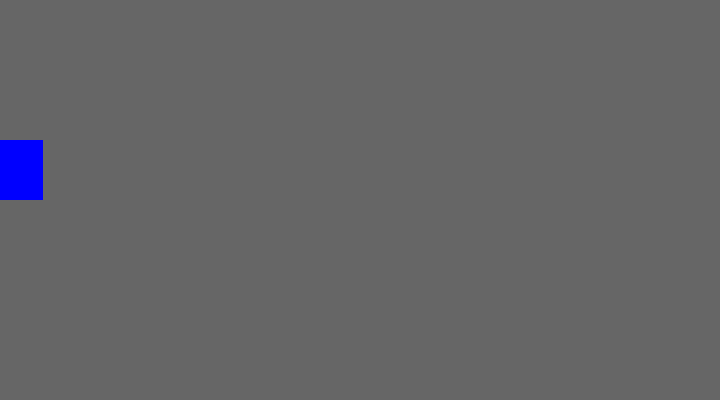
Frame 1 (no input)
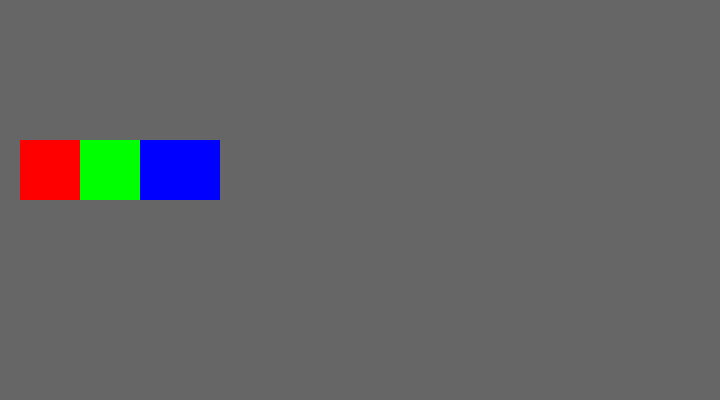
Frame 60 (no input)
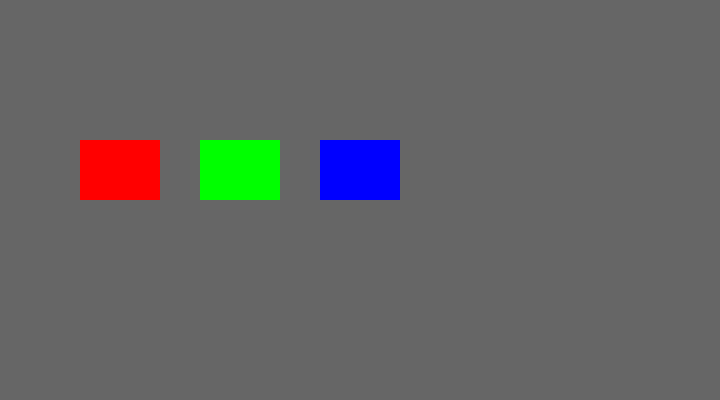
Frame 120 (the mouse pressed at the canvas centre since frame 60)

The p5.js sketch that drew these frames (run headless with seeded random() and noise() and a simulated clock; from frame 60 on, the mouse is pressed at the canvas centre):

// p5.js sketch
// ── sketch.js
let squares = []; // Array to hold square objects
let dim; // p5.Vector for dimension

function setup() {
  createCanvas(720, 400);
  noStroke();
  dim = createVector(80, 60); // Create a vector for dimension (width x height)
  // Initialize squares with different speeds, dimensions, and fill colors
  squares = [
    { x: 0, speed: 1, color: [255, 0, 0] }, // Red square
    { x: 0, speed: 2, color: [0, 255, 0] }, // Green square
    { x: 0, speed: 3, color: [0, 0, 255] }  // Blue square
  ];
}

function draw() {
  background(102);
  squares.forEach(square => {
    // Update the x position based on the speed
    square.x += square.speed;
    // Reset position if off canvas
    if (square.x > width + dim.x) {
      square.x = -dim.x;
    }
    // Draw the square
    drawSquare(square.x, height / 2 - dim.y / 2, dim, square.color);
  });
}

// Draws a square with the given parameters
function drawSquare(x, y, dim, fillColor) {
  push(); // Save the current drawing settings
  translate(x, y);
  fill(fillColor);
  rect(-dim.x / 2, -dim.y / 2, dim.x, dim.y);
  pop(); // Restore the previous drawing settings
}

// ── car.js
 class Car {
  constructor(x, y, width, height) {
    this.x = x;
    this.y = y;
    this.width = width;
    this.height = height;

    this.speed = 0;
    this.acceleration = 0.2;
    this.maxSpeed = 3;
    this.friction = 0.05;
    this.angle = 0;

    this.controls = new Controls();
  }

  update() {
    this.move();
  }

  move() {
    //console.groupCollapsed('pie data');
    //console.dir(data);
    //console.table(data);
    //console.groupEnd();

    //console.assert(data.length === 11, {pieCount: data.length, reason: 'Wrong number of pies'});

    if (this.controls.forward) {
      this.speed += this.acceleration;
    }
    if (this.controls.reverse) {
      this.speed -= this.acceleration;
    }

    // Speed adjustments
    this.speed = constrain(this.speed, -this.maxSpeed / 2, this.maxSpeed);
    // Apply friction
    if (this.speed > 0) {
      this.speed -= this.friction;
    } else if (this.speed < 0) {
      this.speed += this.friction;
    }
    // Stop the car if speed is too low
    if (Math.abs(this.speed) < this.friction) {
      this.speed = 0;
    }

    // Turning
    if (this.speed !== 0) {
      const flip = this.speed > 0 ? 1 : -1;
      if (this.controls.left) {
        this.angle += 0.03 * flip;
      }
      if (this.controls.right) {
        this.angle -= 0.03 * flip;
      }
    }

    this.x += Math.sin(this.angle) * this.speed;
    this.y -= Math.cos(this.angle) * this.speed;
  }

  draw() {
    push(); // Save the current drawing state
    translate(this.x, this.y); // Move to the car's position
    rotate(-this.angle); // Rotate to the car's angle
    rect(0, 0, this.width, this.height); // Draw the car
    pop(); // Restore the drawing state
  }
} 


// ── controls.js
class Controls {
    constructor() {
      this.forward = false;
      this.left = false;
      this.right = false;
      this.reverse = false;
    }
}
  
